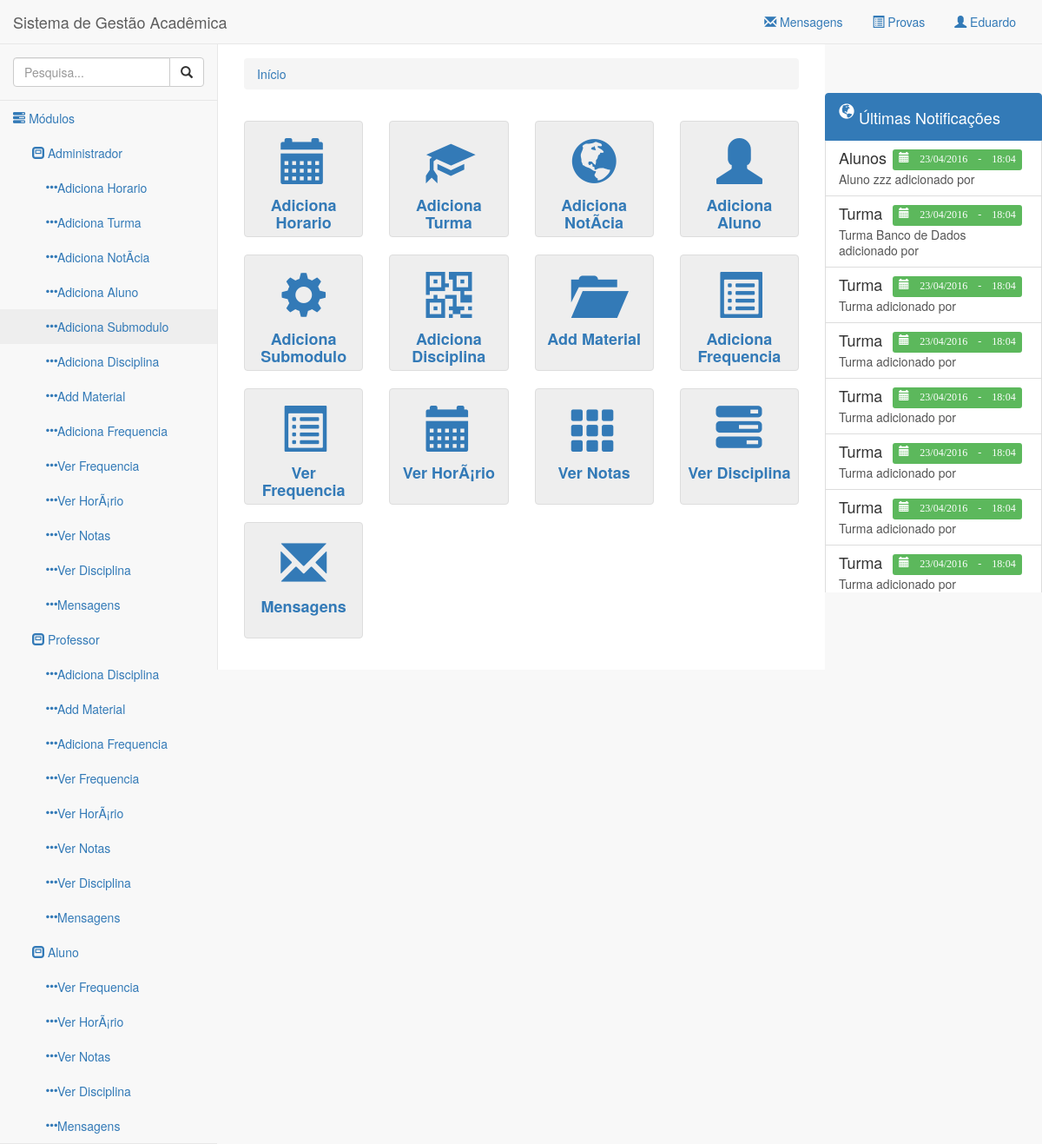
Screenshot of /admin (signed in) with the database file from the repository.
### tables this page shows
CREATE TABLE IF NOT EXISTS `cad_modulo` (
  `cd_modulo` bigint(20) NOT NULL,
  `nome_modulo` varchar(180) NOT NULL
);

CREATE TABLE IF NOT EXISTS `cad_submodulo` (
  `cd_submodulo` bigint(20) NOT NULL,
  `nome_submodulo` varchar(180) NOT NULL,
  `fonte` varchar(450) NOT NULL,
  `permissao` varchar(11) NOT NULL,
  `icone` varchar(180) NOT NULL
);

CREATE TABLE IF NOT EXISTS `notificacoes` (
  `cd_notificacao` bigint(20) NOT NULL,
  `cd_usuario` bigint(20) NOT NULL,
  `tp_notificacao` varchar(80) NOT NULL,
  `desc_notificacao` text NOT NULL,
  `dt_sistema` timestamp NOT NULL DEFAULT CURRENT_TIMESTAMP
);

### classes/funcoes.class.php (called while the page is built, shortened)
<?php
include 'database.class.php';
include 'notificacoes.class.php';
class Funcoes {
  public static function geraHeader() {
    include 'partials/header.php';
  }
  public static function geraFooter($parametros = false) {
    include 'partials/footer.php';
  }
  public static function geraMenus() {
    include 'partials/navegacao.php';
  }
  public static function geraMenuTop() {
    include 'partials/menu_top.php';
  }
  public static function geraMenuEsquerda() {
    include 'partials/menu_esquerda.php';
  }
  public static function geraMenuDireita() {
    include 'partials/menu_direita.php';
  }
  public static function geraBreadCrumb() {
    include 'partials/breadcrumb.php';
  }
}

### classes/database.class.php (called while the page is built, shortened)
<?php
class Database {
  private $mysql;
  private $query;
  public function __construct() {
    $this->mysql = new mysqli('localhost', 'root','', 'sga');
  }
  protected function clearAttributes() {
    $not = array('last_query', 'operators', 'join_types');
    $attrs = get_object_vars($this);
  }
  public function result() {
    $data = array();
    if(!empty($this->query)) {
      while($result = mysqli_fetch_object($this->query)) {
        $data[] = (Object) array_map("utf8_encode", (Array) $result);
      }
    }
    return $data;
  }
  public function query($query, $escape = FALSE) {
    $escape = (!is_bool($escape)) ? TRUE : $escape;
    $this->query = $this->mysql->query($query);
    return $this;
  }
}

### classes/notificacoes.class.php (called while the page is built, shortened)
<?php
Class Notificacoes {
	public function getNotificacao() {
		$objetoSql = new Database();
		$resultado = $objetoSql->query('select * from notificacoes order by cd_notificacao DESC')->result();
		return $resultado;
	}
}

### admin/index.php (the view, shortened to what this page needs)
<?php
  include '../classes/funcoes.class.php';
  Funcoes::geraMenus();
?>
  <div class="row margin-top">
    <?php if(isset($_SESSION['super']) && $_SESSION['super']) : ?>
      <?php
        $objetoModulos1 = new Database();
        $submodulos = $objetoModulos1->query("select distinct * from cad_submodulo where permissao LIKE '%1%'")->result();
        foreach ($submodulos as $submodulo) : ?>
         <div class="col-sm-6 col-md-3">
            <a href="<?= $submodulo->fonte; ?>" class="thumbnail modulos">
              <span class="glyphicon <?= $submodulo->icone; ?>"></span>
              <h4><?= $submodulo->nome_submodulo; ?></h4>
            </a>
          </div>
      <?php endforeach; ?>
    <?php endif; ?>
  </div>

### admin/partials/menu_esquerda.php (shortened to what this page needs)
<div class="navbar-default sidebar" role="navigation">
  <div class="sidebar-nav navbar-collapse">
    <ul class="nav" id="side-menu">
      <li class="sidebar-search">
        <div class="input-group custom-search-form">
          <input type="text" class="form-control" placeholder="Pesquisa...">
          <span class="input-group-btn">
            <button class="btn btn-default" type="button">
              <i class="glyphicon glyphicon-search"></i>
            </button>
          </span>
        </div>
      </li>
      <li>
        <a href="#"><i class="glyphicon glyphicon-tasks"></i> Módulos</a>
        <ul class="nav nav-second-level">
          <?php
            $objetoModulos = new Database();
            $objetoModulos1 = new Database();
            $permissoes = $_SESSION['permissao'];
            $query_parts = array();
            foreach ($permissoes as $val) {
              $query_parts[] = "'%".$val."%'";
            }
            $string = implode(' OR cd_modulo LIKE ', $query_parts);
            $modulos = $objetoModulos->query("select * from cad_modulo where cd_modulo LIKE {$string}")->result();
            $query_parts = array();
            foreach ($permissoes as $val) {
                $query_parts[] = "'%".$val."%'";
            }
            $string = implode(' OR permissao LIKE ', $query_parts);
            $submodulos = $objetoModulos1->query("select * from cad_submodulo where permissao LIKE {$string}")->result();
            foreach ($modulos as $modulo) : ?>
              <li>
                <a href="#"><span class="glyphicon glyphicon-modal-window"></span> <?= $modulo->nome_modulo; ?></a>
                <?php if(isset($modulo->submodulos) && count($modulo->submodulos)) : ?>
                  <ul class="nav nav-third-level">
                  <?php foreach ($modulo->submodulos as $submodulo) : ?>
                    <li>
                      <a href="<?= $submodulo->fonte; ?>"><span class="glyphicon glyphicon-option-horizontal"></span><?= $submodulo->nome_submodulo; ?></a>
                    </li>
                    <?php endforeach; ?>
                  </ul>
                <?php endif; ?>
              </li>
          <?php endforeach; ?>
          </li>
        </ul>
      </div>
    </div>
  </div>

### admin/partials/menu_direita.php (shortened to what this page needs)
<?php
$objetonotificacoes = new Notificacoes();
$notificacoes = $objetonotificacoes->getNotificacao();
?>
<div class="navbar-default sidebar-right" role="navigation">
  <div class="list-group">
  	<a href="#" class="list-group-item active">
	    <h4 class="list-group-item-heading"><span class="glyphicon glyphicon-globe"></span> Últimas Notificações</h4>
	  </a>
    <?php
      foreach ($notificacoes as $notificacao) : ?>
      	<a href="#" class="list-group-item notificacao">
      		<h4 class="list-group-item-heading"><?= $notificacao->tp_notificacao; ?>
            <span class="label label-success data-notificacao pull-right">
              <span class="glyphicon glyphicon-calendar"> <?= date('d/m/Y', strtotime($notificacao->dt_sistema)) . ' - '. date('H:m', strtotime($notificacao->dt_sistema)); ?></span>
          </h4>
      		<p class="list-group-item-text"><?= $notificacao->desc_notificacao; ?>
      		</p>
    		</a>
      <?php endforeach; ?>
	</div>
</div>

### assets/css/sb-admin-2.css (style rules this page uses)
body { background-color: #f8f8f8; }
.sidebar .sidebar-nav.navbar-collapse { padding-right: 0; padding-left: 0; }
.sidebar .sidebar-search { padding: 15px; }
.sidebar ul li { border-bottom: 1px solid #e7e7e7; }
.sidebar ul li a.active { background-color: #eee; }
.sidebar .nav-second-level li, .sidebar .nav-third-level li { border-bottom: 0!important; }
.sidebar .nav-second-level li a { padding-left: 37px; }
.sidebar .nav-third-level li a { padding-left: 52px; }
@media (min-width:768px) { .sidebar { z-index: 1; position: absolute; width: 250px; margin-top: 51px; } }
@media (min-width:768px) { .sidebar-right { z-index: 1; position: absolute; width: 250px; margin-top: 51px; right: 0; } }

### assets/css/admin.css (style rules this page uses)
a:hover, a:visited, a:link, a:active { text-decoration: none; }
.margin-top { padding-top: 16px; }
.modulos { height: 134px; cursor: pointer; background-color: #EEE; border: 1px solid #ddd; border-radius: 4px; text-align: center; vertical-align: middle; -webkit-user-select: none; }
.modulos span { font-size: 53px; margin-top: 15px; display: block; text-align: center; vertical-align: middle; }
.modulos h4 { padding-top: 5px; font-weight: bold; }
.glyphicon { cursor: pointer; }
.data-notificacao { margin-right: 7px; font-size: 67%; }
.list-group { margin-top: 5px; max-height: 575px !important; overflow: overlay !important; margin-bottom: 0px !important; }

### assets/css/mensagens.css (style rules this page uses)
.list-group-item span { display: inline-block; vertical-align: super; }

### rows the page displays
cad_modulo: nome_modulo "Administrador"
cad_submodulo: nome_submodulo "Adiciona Horario"
cad_submodulo: nome_submodulo "Adiciona Turma"
cad_submodulo: nome_submodulo "Adiciona NotÃ­cia"
cad_submodulo: nome_submodulo "Adiciona Aluno"
cad_submodulo: nome_submodulo "Adiciona Submodulo"
cad_submodulo: nome_submodulo "Adiciona Disciplina"
cad_submodulo: nome_submodulo "Add Material"
cad_submodulo: nome_submodulo "Adiciona Frequencia"
cad_submodulo: nome_submodulo "Ver Frequencia"
cad_submodulo: nome_submodulo "Ver HorÃ¡rio"
cad_submodulo: nome_submodulo "Ver Notas"
cad_submodulo: nome_submodulo "Ver Disciplina"
cad_submodulo: nome_submodulo "Mensagens"
cad_modulo: nome_modulo "Professor"
cad_modulo: nome_modulo "Aluno"
notificacoes: tp_notificacao "Alunos", dt_sistema "23/04/2016", dt_sistema "18:04", desc_notificacao "Aluno zzz adicionado por"
notificacoes: tp_notificacao "Turma", dt_sistema "23/04/2016", dt_sistema "18:04", desc_notificacao "Turma Banco de Dados adicionado por"
notificacoes: tp_notificacao "Turma", dt_sistema "23/04/2016", dt_sistema "18:04", desc_notificacao "Turma adicionado por"
notificacoes: tp_notificacao "Turma", dt_sistema "23/04/2016", dt_sistema "18:04", desc_notificacao "Turma adicionado por"
notificacoes: tp_notificacao "Turma", dt_sistema "23/04/2016", dt_sistema "18:04", desc_notificacao "Turma adicionado por"
notificacoes: tp_notificacao "Turma", dt_sistema "23/04/2016", dt_sistema "18:04", desc_notificacao "Turma adicionado por"
notificacoes: tp_notificacao "Turma", dt_sistema "23/04/2016", dt_sistema "18:04", desc_notificacao "Turma adicionado por"
notificacoes: tp_notificacao "Turma", dt_sistema "23/04/2016", dt_sistema "18:04", desc_notificacao "Turma adicionado por"

### other values shown
$_SESSION['nome'] "Eduardo"
